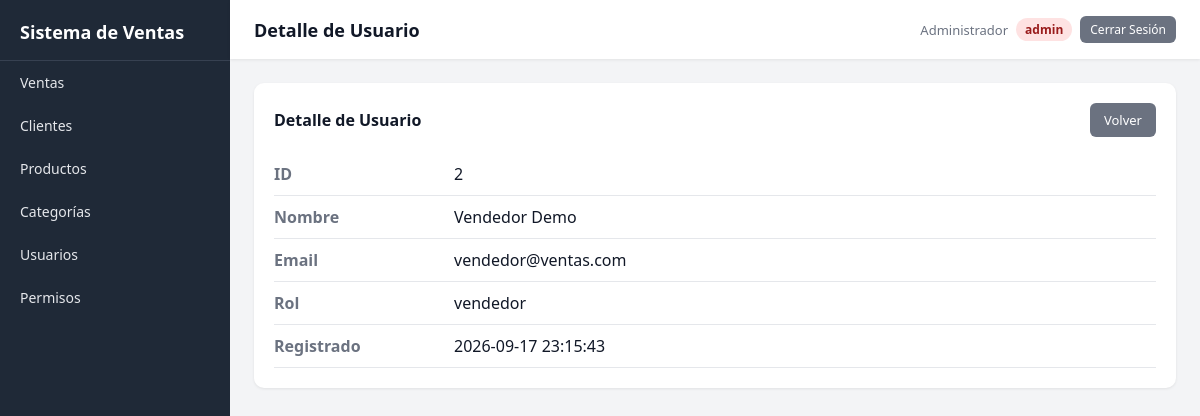
Screenshot of /index.php?c=usuario&a=ver&id=2 (signed in) with the database file from the repository.
### tables this page shows
CREATE TABLE usuarios (
    id INT AUTO_INCREMENT PRIMARY KEY,
    nombre VARCHAR(100) NOT NULL,
    email VARCHAR(150) UNIQUE NOT NULL,
    password VARCHAR(255) NOT NULL,
    rol ENUM('admin','vendedor') DEFAULT 'vendedor',
    created_at TIMESTAMP DEFAULT CURRENT_TIMESTAMP
);

### controllers/UsuarioController.php (called while the page is built, shortened)
<?php
class UsuarioController {
    private $model;
    public function __construct() {
        $this->model = new Usuario();
    }
    public function ver() {
        $id = $_GET['id'] ?? 0;
        $usuario = $this->model->find($id);
        require __DIR__ . '/../views/usuarios/ver.php';
    }
}

### index.php (called while the page is built, shortened)
<?php
require_once __DIR__ . '/config/config.php';
$action     = $_GET['a'] ?? DEFAULT_ACTION;
$obj = new $class();
$obj->$action();

### config/config.php (called while the page is built, shortened)
<?php
function url($path = '') {
    return BASE_URL . ltrim($path, '/');
}

### config/database.php (called while the page is built)
<?php
class Database {
    private static $instance = null;
    public static function getConnection() {
        if (self::$instance === null) {
            try {
                self::$instance = new PDO(
                    "mysql:host=localhost;dbname=ventas_db;charset=utf8mb4",
                    "root",
                    "",
                    [
                        PDO::ATTR_ERRMODE => PDO::ERRMODE_EXCEPTION,
                        PDO::ATTR_DEFAULT_FETCH_MODE => PDO::FETCH_ASSOC
                    ]
                );
            } catch (PDOException $e) {
                die("Error de conexión: " . $e->getMessage());
            }
        }
        return self::$instance;
    }
}

### models/BaseModel.php (called while the page is built, shortened)
<?php
require_once __DIR__ . '/../config/database.php';
abstract class BaseModel {
    protected $db;
    protected $table;
    public function __construct() {
        $this->db = Database::getConnection();
    }
    public function find($id) {
        $stmt = $this->db->prepare("SELECT * FROM {$this->table} WHERE id = ?");
        $stmt->execute([$id]);
        return $stmt->fetch();
    }
}

### views/usuarios/ver.php (the view, shortened to what this page needs)
<?php require_once __DIR__ . '/../layout.php'; layout_head('Detalle de Usuario'); ?>
<div class="card">
    <div class="card-header">
        <h3>Detalle de Usuario</h3>
        <a class="btn btn-secondary" href="<?= url('index.php?c=usuario&a=index') ?>">Volver</a>
    </div>
    <?php if (!$usuario): ?>
        <p class="empty">Usuario no encontrado.</p>
    <?php else: ?>
        <div class="detail-row"><span class="label">ID</span><span><?= $usuario['id'] ?></span></div>
        <div class="detail-row"><span class="label">Nombre</span><span><?= htmlspecialchars($usuario['nombre']) ?></span></div>
        <div class="detail-row"><span class="label">Email</span><span><?= htmlspecialchars($usuario['email']) ?></span></div>
        <div class="detail-row"><span class="label">Rol</span><span><?= htmlspecialchars($usuario['rol']) ?></span></div>
        <div class="detail-row"><span class="label">Registrado</span><span><?= htmlspecialchars($usuario['created_at'] ?? '') ?></span></div>
    <?php endif; ?>
</div>

### views/layout.php (style rules this page uses)
:root { --sidebar: #1f2937; --sidebar-hover: #374151; --primary: #2563eb; --bg: #f3f4f6; --card: #ffffff; --text: #111827; --muted: #6b7280; --green: #16a34a; --red: #dc2626; --yellow: #d97706; }
* { box-sizing: border-box; }
body { margin: 0; font-family: 'Segoe UI', Roboto, Arial, sans-serif; background: var(--bg); color: var(--text); display: flex; min-height: 100vh; }
a { text-decoration: none; color: inherit; }
.card { background: var(--card); border-radius: 10px; padding: 20px; box-shadow: 0 1px 3px rgba(0,0,0,.08); margin-bottom: 20px; }
.card-header { display: flex; justify-content: space-between; align-items: center; margin-bottom: 16px; }
.card-header h3 { margin: 0; font-size: 16px; }
.btn { display: inline-block; padding: 8px 14px; border-radius: 6px; border: none; font-size: 13px; cursor: pointer; background: var(--primary); color: #fff; transition: .2s; }
.btn-secondary { background: #6b7280; }
.detail-row { display: flex; padding: 10px 0; border-bottom: 1px solid #e5e7eb; }
.detail-row .label { width: 180px; color: var(--muted); font-weight: 600; }

### rows the page displays
usuarios: id "2", nombre "Vendedor Demo", email "vendedor@ventas.com", rol "vendedor", created_at "2026-09-17 23:15:43"

### other values shown
APP_NAME "Sistema de Ventas"
$title "Detalle de Usuario"
auth_user_name() "Administrador"
auth_user_role() "admin"
